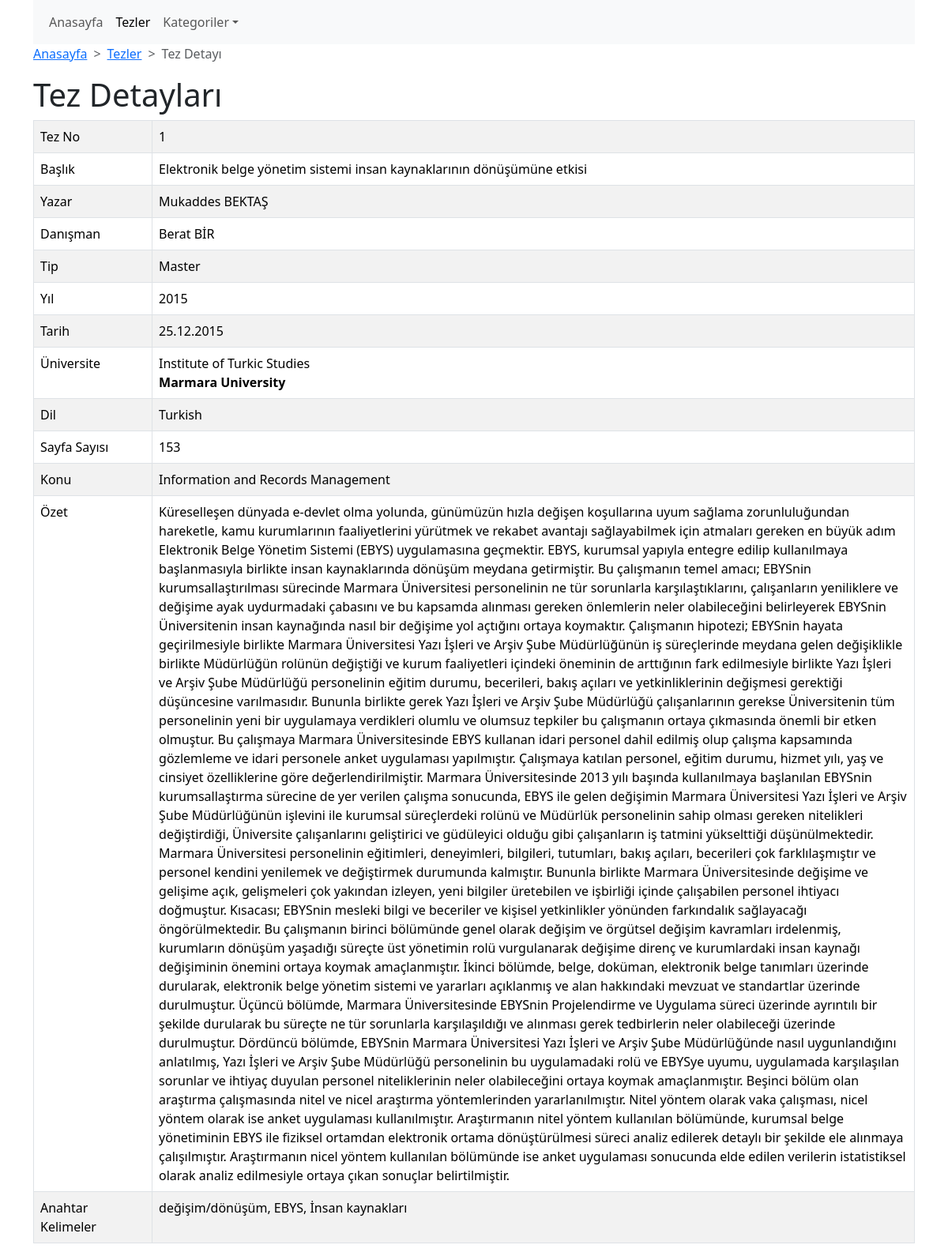
The page /thesis/tezler_detay.php?thesis_no=1 on the database its author committed.
### tables this page shows
CREATE TABLE thesis (
  thesis_no int(7) unsigned NOT NULL AUTO_INCREMENT, 
  author_id int(11) unsigned NOT NULL,
  supervisor_id int(11) unsigned NOT NULL,
  institute_id int(11) unsigned NOT NULL,
  subject_id int(11) unsigned NOT NULL,
  language_id int(11) unsigned NOT NULL,
  type enum('Master','Doctorate','Specilization in Medicine','Proficiency in Art') NOT NULL,
  title varchar(500) DEFAULT NULL,
  abstract varchar(5000) DEFAULT NULL,
  year int(4) DEFAULT NULL,
  numberOfPages int(4) DEFAULT NULL,
  submissionDate date DEFAULT NULL,
  PRIMARY KEY (thesis_no),
  KEY thesis_key_1 (author_id),
  KEY thesis_key_2 (supervisor_id),
  KEY thesis_key_3 (institute_id),
  KEY thesis_key_4 (subject_id),
  KEY thesis_key_5 (language_id),
  CONSTRAINT thesis_key_1 FOREIGN KEY (author_id) REFERENCES person (id) ON UPDATE CASCADE,
  CONSTRAINT thesis_key_2 FOREIGN KEY (supervisor_id) REFERENCES person (id) ON UPDATE CASCADE,
  CONSTRAINT thesis_key_3 FOREIGN KEY (institute_id) REFERENCES institute (id) ON UPDATE CASCADE,
  CONSTRAINT thesis_key_4 FOREIGN KEY (subject_id) REFERENCES subject (id) ON UPDATE CASCADE,
  CONSTRAINT thesis_key_5 FOREIGN KEY (language_id) REFERENCES language (id) ON UPDATE CASCADE
);

CREATE TABLE institute (
  id int(11) unsigned NOT NULL AUTO_INCREMENT,
  university_id int(11) unsigned DEFAULT NULL,
  instituteName varchar(100) DEFAULT NULL,
  PRIMARY KEY (id),
  KEY institute_key_1 (university_id),
  CONSTRAINT institute_key_1 FOREIGN KEY (university_id) REFERENCES university (id) ON UPDATE CASCADE
);

CREATE TABLE university (
  id int(11) unsigned NOT NULL AUTO_INCREMENT,
  universityName varchar(100) DEFAULT NULL,
  PRIMARY KEY (id)
);

CREATE TABLE language (
  id int(11) unsigned NOT NULL AUTO_INCREMENT,
  languageName varchar(25) DEFAULT NULL,
  PRIMARY KEY (id)
);

### thesis/tezler_detay.php (the view, shortened to what this page needs)
<?php
include("db/db.php");
$thesis_no = intval($_GET['thesis_no']);
$stmt = $db->prepare("SELECT t.thesis_no, CONCAT_WS(' ',p1.personName, p1.personSurname) author,  CONCAT_WS(' ',p2.personName, p2.personSurname) supervisor,
i.instituteName, u.universityName, l.languageName, t.type, t.title, t.abstract, t.year, t.submissionDate, t.numberOfPages, GROUP_CONCAT(DISTINCT s.subjectName) subject, GROUP_CONCAT(DISTINCT k.keywordName) keyword
FROM thesis t
LEFT JOIN person p1 ON p1.id=t.author_id
LEFT JOIN person p2 ON p2.id=t.supervisor_id
LEFT JOIN institute i ON i.id=t.institute_id
LEFT JOIN university u ON u.id=i.university_id
LEFT JOIN language l ON l.id=t.language_id
LEFT JOIN thesis_subject ts ON ts.thesis_id = t.thesis_no
LEFT JOIN subject s ON ts.subject_id = s.id
LEFT JOIN thesis_keyword tk ON tk.thesis_id = t.thesis_no
LEFT JOIN keyword k ON tk.keyword_id = k.id
WHERE thesis_no=?");
$stmt->execute([$thesis_no]);
$tez = $stmt->fetch(5);
?>
<!doctype html>
<html lang="en">
<head>
    <link href="https://cdn.jsdelivr.net/npm/bootstrap@5.3.2/dist/css/bootstrap.min.css" rel="stylesheet">
    <link href="https://cdn.datatables.net/v/bs5/dt-1.13.8/datatables.min.css" rel="stylesheet">
    <link href="https://cdn.datatables.net/1.13.7/css/dataTables.bootstrap5.min.css" rel="stylesheet">
    <link href="https://cdnjs.cloudflare.com/ajax/libs/font-awesome/6.5.1/css/all.min.css" rel="stylesheet">
</head>
<body>
    <header class="container">
        <nav class="navbar navbar-expand-lg bg-body-tertiary">
            <div class="container-fluid">
                <ul class="navbar-nav">
                    <li class="nav-item">
                        <a class="nav-link" aria-current="page" href="./index.php">Anasayfa</a>
                    </li>
                    <li class="nav-item">
                        <a class="nav-link active" href="./tezler.php">Tezler</a>
                    </li>
                    <li class="nav-item dropdown">
                        <a class="nav-link dropdown-toggle" href="#" role="button" data-bs-toggle="dropdown">Kategoriler</a>
                    </li>
                </ul>
            </div>
        </nav>
    </header>
    <nav class="container" style="--bs-breadcrumb-divider: '>';" aria-label="breadcrumb">
        <ol class="breadcrumb">
            <li class="breadcrumb-item"><a href="./index.php">Anasayfa</a></li>
            <li class="breadcrumb-item"><a href="./tezler.php">Tezler</a></li>
            <li class="breadcrumb-item active" aria-current="page">Tez Detayı</li>
        </ol>
    </nav>
    <main class="container">
        <h1>Tez Detayları</h1>
        <table class="table table-bordered table-striped" style="width:100%">
            <tbody>
                <tr>
                    <td>Tez No</td>
                    <td><?php echo $tez->thesis_no ?></td>
                </tr>
                <tr>
                    <td style="min-width: 150px;" >Başlık</td>
                    <td><?php echo $tez->title ?></td>
                </tr>
                <tr>
                    <td>Yazar</td>
                    <td><?php echo $tez->author ?></td>
                </tr>
                <tr>
                    <td>Danışman</td>
                    <td><?php echo $tez->supervisor ?></td>
                </tr>
                <tr>
                    <td>Tip</td>
                    <td><?php echo $tez->type ?></td>
                </tr>
                <tr>
                    <td>Yıl</td>
                    <td><?php echo $tez->year ?></td>
                </tr>
                <tr>
                    <td>Tarih</td>
                    <td><?php echo date('d.m.Y', strtotime($tez->submissionDate)) ?></td>
                </tr>
                <tr>
                    <td>Üniversite</td>
                    <td><?php echo $tez->instituteName.'<br><b>'.$tez->universityName.'</b>' ?></td>
                </tr>
                <tr>
                    <td>Dil</td>
                    <td><?php echo $tez->languageName ?></td>
                </tr>
                <tr>
                    <td>Sayfa Sayısı</td>
                    <td><?php echo $tez->numberOfPages ?></td>
                </tr>
                <tr>
                    <td>Konu</td>
                    <td><?php echo str_replace(",", ", ", ($tez->subject ? $tez->subject : "")) ?></td>
                </tr>
                <tr>
                    <td>Özet</td>
                    <td><?php echo $tez->abstract ?></td>
                </tr>
                <tr>
                    <td>Anahtar Kelimeler</td>
                    <td><?php echo str_replace(",", ", ", ($tez->keyword ? $tez->keyword : "")) ?></td>
                </tr>
            </tbody>
        </table>
    </main>
</body>
</html>

### rows shown on the page
thesis: thesis_no "1", title "Elektronik belge yönetim sistemi insan kaynaklarının dönüşümüne etkisi", type "Master", year "2015", submissionDate "25.12.2015", institute.instituteName "Institute of Turkic Studies", university.universityName "Marmara University", language.languageName "Turkish", numberOfPages "153", abstract "Küreselleşen dünyada e-devlet olma yolunda, günümüzün hızla değişen koşullarına uyum sağlama zorunluluğundan hareketle, kamu kurumlarının faaliyetlerini yürütmek ve rekabet avantajı sağlayabilmek için atmaları gereken en büyük adım Elektronik Belge Yönetim Sistemi (EBYS) uygulamasına geçmektir. EBYS, kurumsal yapıyla entegre edilip kullanılmaya başlanmasıyla birlikte insan kaynaklarında dönüşüm meydana getirmiştir. Bu çalışmanın temel amacı; EBYSnin kurumsallaştırılması sürecinde Marmara Üniversitesi personelinin ne tür sorunlarla karşılaştıklarını, çalışanların yeniliklere ve değişime ayak uydurmadaki çabasını ve bu kapsamda alınması gereken önlemlerin neler olabileceğini belirleyerek…"

### other values the page prints
$tez->author "Mukaddes BEKTAŞ"
$tez->supervisor "Berat BİR"
str_replace(",", ", ", ($tez->subject ? $tez->subject : "")) "Information and Records Management"
str_replace(",", ", ", ($tez->keyword ? $tez->keyword : "")) "değişim/dönüşüm, EBYS, İnsan kaynakları"
